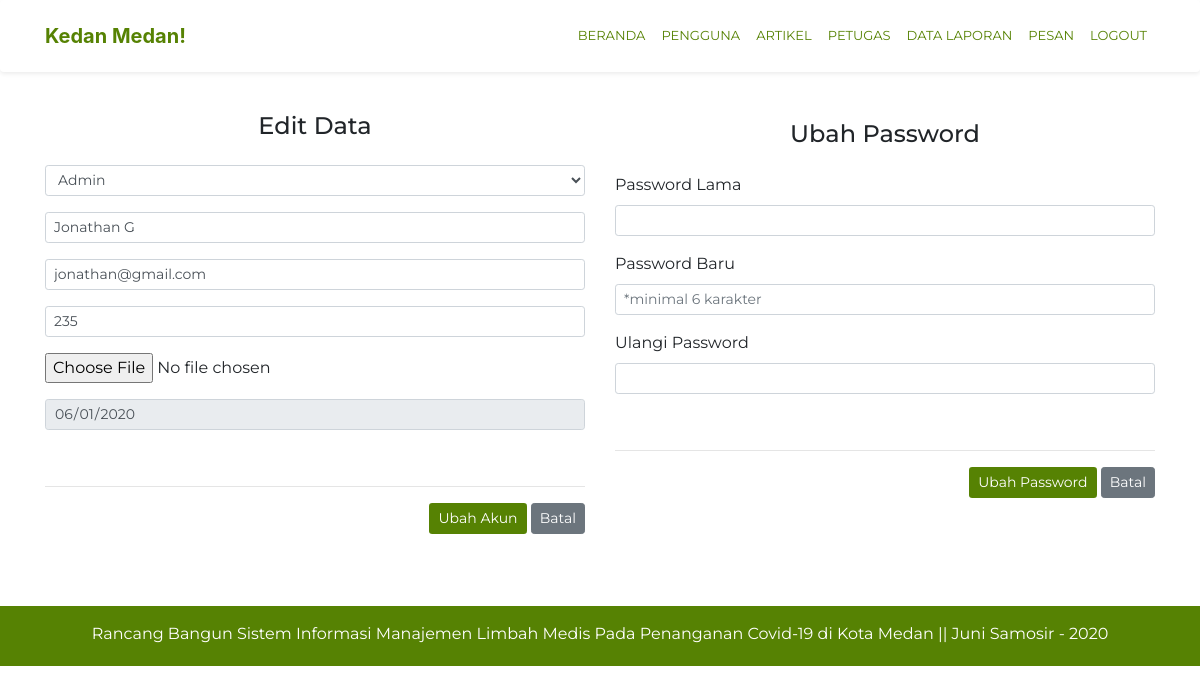
/pengguna_admin/edit/1, run on the app's committed database.
### tables this page shows
CREATE TABLE `users` (
  `id_user` int(11) NOT NULL,
  `id_level` int(11) NOT NULL,
  `nama_user` varchar(128) NOT NULL,
  `email_user` varchar(128) NOT NULL,
  `phone_user` varchar(128) NOT NULL,
  `image_user` varchar(128) NOT NULL,
  `password` varchar(128) NOT NULL,
  `tgl_daftar` date NOT NULL
);

CREATE TABLE `level` (
  `id_level` int(11) NOT NULL,
  `level` varchar(128) NOT NULL
);

### application/controllers/pengguna_admin.php (called while the page is built, shortened)
<?php
class Pengguna_admin extends CI_Controller
{
	public function edit($id)
	{
		if ($this->form_validation->run() == FALSE)
		{
			$data['title'] = 'Kedan Medan! Admin';
			$data['users'] = $this->db->query("SELECT * FROM users users, level level WHERE users.id_level=level.id_level AND users.id_user='$id'")->result();
			$data['level'] = $this->limbah_model->tampil_data('level')->result_array();
			$this->load->view('templates/header_admin', $data);
			$this->load->view('templates/topbar_admin', $data);
			$this->load->view('admin/edit_pengguna', $data);
			$this->load->view('templates/footer_admin');
		}
	}
	function rules()
	{
		$this->form_validation->set_rules('id_level','id_level','required',  ['required' => 'Level pengguna harus dipilih!']);
		$this->form_validation->set_rules('nama_user','nama_user','required|trim',  ['required' => 'Nama harus diisi!']);
		$this->form_validation->set_rules('email_user','email_user','required|trim|valid_email|is_unique[users.email_user]', [
			'required'    => 'Email harus diisi!',
			'is_unique'   => 'Email sudah pernah digunakan!',
			'valid_email' => 'Email tidak sesuai!'
			]);
		$this->form_validation->set_rules('phone_user','phone_user','required|trim', ['required' => 'No. Telepon harus diisi!']);
		$this->form_validation->set_rules('password1','password','required|trim|min_length[6]|matches[password2]', [
			'required'   => 'Password harus diisi!',
			'matches'    => 'Password tidak sesuai!',
			'min_length' => 'Password terlalu pendek!'
			]);
		$this->form_validation->set_rules('password2','password','required|trim|matches[password1]');
		$this->form_validation->set_rules('tgl_daftar','tgl_daftar','required',  ['required' => 'Tanggal pendafaran harus dipilih!']);
	}
}

### index.php (called while the page is built, shortened)
<?php
require_once BASEPATH.'core/CodeIgniter.php';

### application/views/admin/edit_pengguna.php (the view, shortened to what this page needs)
<div class="container" style="font-family: Montserrat;">
  <div class="row justify-content-center">
    <div class="col-md-6">
        <div class="form-group mt-5 pt-5">
          <h1 class="h4  mb-4 mt-3 text-center">Edit Data</h1>
          <?php foreach ($users as $users): ?>
           <?= form_open_multipart('admin/edit') ;?>
           	<div class="form-group">
              <select name="id_level" class="form-control form-control-sm form-control-user">
              	 <option value="<?= $users->level ?>"><?= $users->level ?></option>
         		</select>
         		</div>
           <div class="form-group">
            <input type="text" class="form-control form-control-sm form-control-user" id="nama_user" name="nama_user" placeholder="Nama Lengkap" value="<?= $users->nama_user ?>">
          </div>
          <div class="form-group">
            <input type="text" class="form-control form-control-sm form-control-user" id="email_user"  name="email_user" placeholder="Email" value="<?= $users->email_user ?>">
          </div>
           <div class="form-group">
            <input type="number" class="form-control form-control-sm form-control-user" id="phone_user"  name="phone_user" placeholder="No. Telepon" value="<?= $users->phone_user ?>">
          </div>
          <div class="form-group">
            <input type="file" id="image_user"  name="image_user" placeholder="Foto" value="<?= $users->image_user ?>">
          </div>
          <div class="form-group">
            <input type="date" class="form-control form-control-sm form-control-user" id="tgl_daftar"  name="tgl_daftar" value="<?= $users->tgl_daftar ?>" readonly>
          </div>
          <br><hr>
          <div class="float-right mb-4 pb-5">
            <button type="submit" class="btn btn-sm btn-user text-white" style="background-color: #568203;">
              Ubah Akun
            </button>
            <button type="reset" class="btn btn-sm btn-user text-white btn-secondary">
              Batal
            </button>
          </div>
    </div>
  <?php endforeach; ?>
  </div>
      <div class="col-md-6">
        <div class="form-group mt-5 pt-5">
             <h1 class="h4 mb-4 mt-4 text-center">Ubah Password</h1>
                <form action="<?= base_url('pengguna_admin/edit_password'); ?>" method="post">
            <div class="form-group">
                    <label for="password_lama">Password Lama</label>
                    <input type="password" class="form-control form-control-sm form-control-user" id="password_lama" name="password_lama" value="<?= set_value('password_lama'); ?>">
                  </div>
          <div class="form-group">
                    <label for="password_baru1">Password Baru</label>
                    <input type="password" class="form-control form-control-sm form-control-user" id="password_baru1" placeholder="*minimal 6 karakter" name="password_baru1" value="<?= set_value('password_baru1'); ?>">
                  </div>
          <div class="form-group">
                    <label for="password_baru2">Ulangi Password</label>
                    <input type="password" class="form-control form-control-sm form-control-user" id="password_baru2" name="password_baru2" value="<?= set_value('password_baru2'); ?>">
                  </div>
                  <br><hr>
                <div class="float-right mb-4">
                  <button type="submit" class="btn btn-sm btn-user text-white" style="background-color: #568203;">Ubah Password
                  </button>
                  <button type="reset" class="btn btn-secondary btn-sm btn-user text-white">Batal
                  </button>
                </div>
          </div>
        </div>
      </div>
    </div>

### data on the page
users: id_level "Admin", nama_user "Jonathan G", email_user "jonathan@gmail.com", phone_user "235", tgl_daftar "06/01/2020"
